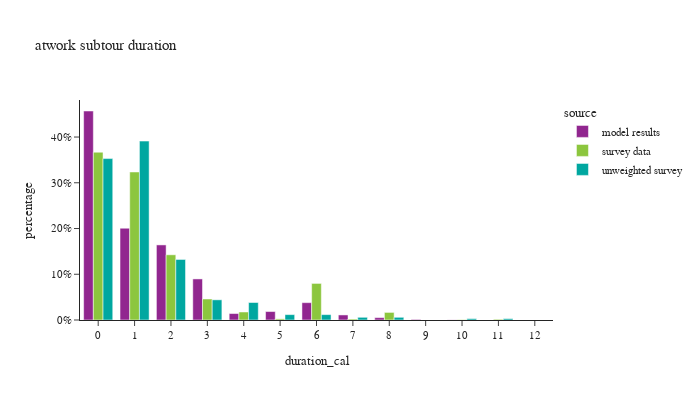

The cell this chart's notebook holds for it:
### Markdown cell above
## atwork subtours duration

### Code cell
atwork_subtour['duration_cal'] = atwork_subtour['end'] - atwork_subtour['start']

df_plot = atwork_subtour.groupby(['source','duration_cal'])[['tour_weight']].sum().reset_index()
df_plot['percentage'] = df_plot.groupby(['source'], group_keys=False)['tour_weight']. \
    apply(lambda x: x / float(x.sum()))

fig = px.bar(df_plot, x="duration_cal", y="percentage", color="source",barmode="group",
             title="atwork subtour duration")
fig.for_each_annotation(lambda a: a.update(text = a.text.split("=")[-1]))
fig.update_layout(height=400, width=700, yaxis=dict(tickformat=".0%"), xaxis=dict(dtick="1"))
fig.show()

### Figure 1 — Plotly figure (JSON) as saved in the notebook; plotly's stock layout.template omitted (floating-point values rounded to 4 significant figures)
{"data": [{"alignmentgroup": "True", "hovertemplate": "source=model results<br>duration_cal=%{x}<br>percentage=%{y}<extra></extra>", "legendgroup": "model results", "marker": {"color": "#91268F", "pattern": {"shape": ""}}, "name": "model results", "offsetgroup": "model results", "orientation": "v", "showlegend": true, "textposition": "auto", "type": "bar", "x": [0.0, 1.0, 2.0, 3.0, 4.0, 5.0, 6.0, 7.0, 8.0, 9.0, 10.0, 11.0, 12.0], "xaxis": "x", "y": [0.4569, 0.2007, 0.1642, 0.08979, 0.01413, 0.01849, 0.03792, 0.01103, 0.005178, 0.00132, 0.0003398, 1.942e-05, 6.473e-06], "yaxis": "y"}, {"alignmentgroup": "True", "hovertemplate": "source=survey data<br>duration_cal=%{x}<br>percentage=%{y}<extra></extra>", "legendgroup": "survey data", "marker": {"color": "#8CC63E", "pattern": {"shape": ""}}, "name": "survey data", "offsetgroup": "survey data", "orientation": "v", "showlegend": true, "textposition": "auto", "type": "bar", "x": [0.0, 1.0, 2.0, 3.0, 4.0, 5.0, 6.0, 7.0, 8.0, 10.0, 11.0], "xaxis": "x", "y": [0.3669, 0.3236, 0.1426, 0.04594, 0.0175, 0.002501, 0.07998, 0.002086, 0.01659, 0.0007237, 0.001638], "yaxis": "y"}, {"alignmentgroup": "True", "hovertemplate": "source=unweighted survey<br>duration_cal=%{x}<br>percentage=%{y}<extra></extra>", "legendgroup": "unweighted survey", "marker": {"color": "#00A7A0", "pattern": {"shape": ""}}, "name": "unweighted survey", "offsetgroup": "unweighted survey", "orientation": "v", "showlegend": true, "textposition": "auto", "type": "bar", "x": [0.0, 1.0, 2.0, 3.0, 4.0, 5.0, 6.0, 7.0, 8.0, 10.0, 11.0], "xaxis": "x", "y": [0.3529, 0.3912, 0.1324, 0.04412, 0.03824, 0.01176, 0.01176, 0.005882, 0.005882, 0.002941, 0.002941], "yaxis": "y"}], "layout": {"barmode": "group", "height": 400, "legend": {"title": {"text": "source"}, "tracegroupgap": 0}, "title": {"text": "atwork subtour duration"}, "width": 700, "xaxis": {"anchor": "y", "domain": [0.0, 1.0], "dtick": "1", "title": {"text": "duration_cal"}}, "yaxis": {"anchor": "x", "domain": [0.0, 1.0], "tickformat": ".0%", "title": {"text": "percentage"}}}}
